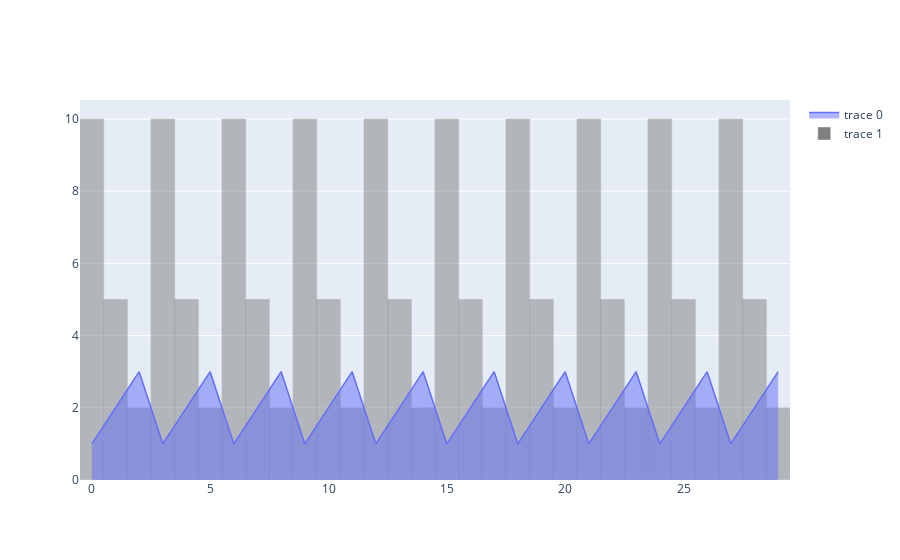

The cell this chart's notebook holds for it:
### Code cell
fig.linebar(df.col2)
fig()

### Figure 1 — Plotly figure (JSON) as saved in the notebook; plotly's stock layout.template omitted (floating-point values rounded to 4 significant figures)
{"data": [{"fill": "tozeroy", "line": {"width": 1.5}, "mode": "lines", "type": "scatter", "x": [0, 1, 2, 3, 4, 5, 6, 7, 8, 9, 10, 11, 12, 13, 14, 15, 16, 17, 18, 19, 20, 21, 22, 23, 24, 25, 26, 27, 28, 29], "y": [1, 2, 3, 1, 2, 3, 1, 2, 3, 1, 2, 3, 1, 2, 3, 1, 2, 3, 1, 2, 3, 1, 2, 3, 1, 2, 3, 1, 2, 3]}, {"marker": {"color": "gray", "line": {"color": "gray", "width": 0.6}, "opacity": 0.5}, "type": "bar", "width": 1, "x": [0, 1, 2, 3, 4, 5, 6, 7, 8, 9, 10, 11, 12, 13, 14, 15, 16, 17, 18, 19, 20, 21, 22, 23, 24, 25, 26, 27, 28, 29], "y": [10, 5, 2, 10, 5, 2, 10, 5, 2, 10, 5, 2, 10, 5, 2, 10, 5, 2, 10, 5, 2, 10, 5, 2, 10, 5, 2, 10, 5, 2]}], "layout": {}}
